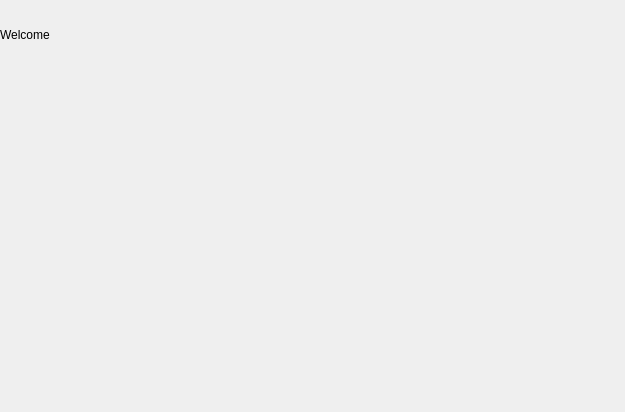
<?xml version="1.0" encoding="UTF-8"?>
<ui version="4.0">
 <class>Welcome</class>
 <widget class="QWidget" name="Welcome">
  <property name="geometry">
   <rect>
    <x>0</x>
    <y>0</y>
    <width>625</width>
    <height>412</height>
   </rect>
  </property>
  <property name="sizePolicy">
   <sizepolicy hsizetype="Expanding" vsizetype="Expanding">
    <horstretch>0</horstretch>
    <verstretch>0</verstretch>
   </sizepolicy>
  </property>
  <property name="windowTitle">
   <string>Form</string>
  </property>
  <layout class="QVBoxLayout" name="verticalLayout">
   <property name="spacing">
    <number>0</number>
   </property>
   <property name="margin">
    <number>0</number>
   </property>
   <item>
    <widget class="QFrame" name="frame_6">
     <property name="sizePolicy">
      <sizepolicy hsizetype="Preferred" vsizetype="Preferred">
       <horstretch>4</horstretch>
       <verstretch>0</verstretch>
      </sizepolicy>
     </property>
     <property name="baseSize">
      <size>
       <width>0</width>
       <height>0</height>
      </size>
     </property>
     <property name="frameShape">
      <enum>QFrame::NoFrame</enum>
     </property>
     <property name="frameShadow">
      <enum>QFrame::Raised</enum>
     </property>
     <layout class="QVBoxLayout" name="verticalLayout_3">
      <property name="spacing">
       <number>0</number>
      </property>
      <property name="margin">
       <number>0</number>
      </property>
      <item>
       <widget class="QFrame" name="frame_8">
        <property name="minimumSize">
         <size>
          <width>0</width>
          <height>28</height>
         </size>
        </property>
        <property name="maximumSize">
         <size>
          <width>16777215</width>
          <height>28</height>
         </size>
        </property>
        <property name="styleSheet">
         <string notr="true">background-image: url(:/Images/toolbar.png)</string>
        </property>
        <property name="lineWidth">
         <number>0</number>
        </property>
       </widget>
      </item>
      <item>
       <widget class="QLabel" name="label">
        <property name="text">
         <string>Welcome</string>
        </property>
       </widget>
      </item>
      <item>
       <spacer name="verticalSpacer">
        <property name="orientation">
         <enum>Qt::Vertical</enum>
        </property>
        <property name="sizeHint" stdset="0">
         <size>
          <width>20</width>
          <height>40</height>
         </size>
        </property>
       </spacer>
      </item>
     </layout>
    </widget>
   </item>
  </layout>
 </widget>
 <resources/>
 <connections/>
</ui>
